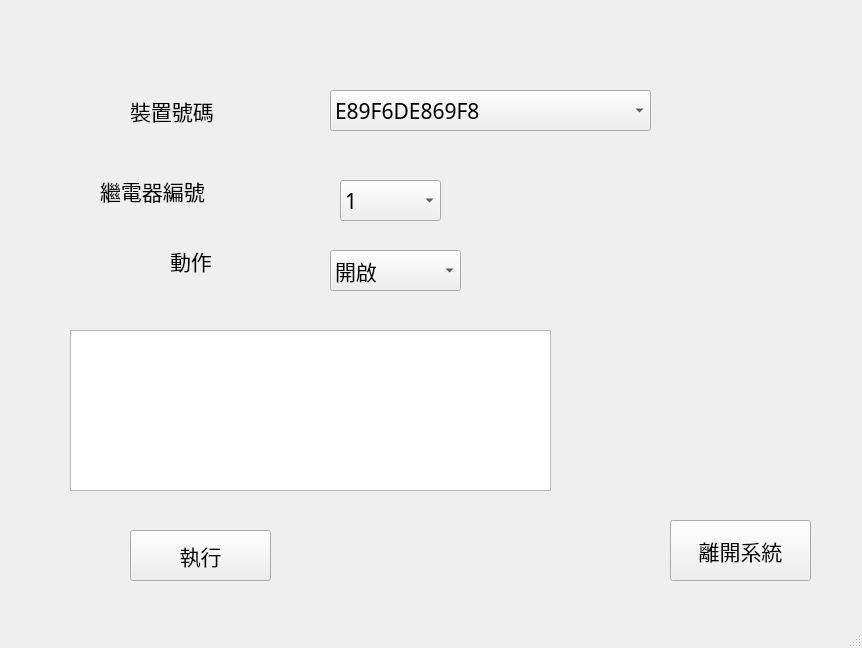
<?xml version="1.0" encoding="UTF-8"?>
<ui version="4.0">
 <class>MainWindow</class>
 <widget class="QMainWindow" name="MainWindow">
  <property name="geometry">
   <rect>
    <x>0</x>
    <y>0</y>
    <width>862</width>
    <height>648</height>
   </rect>
  </property>
  <property name="windowTitle">
   <string>透過MQTT Broker伺服器控制繼電器開啟欲關閉</string>
  </property>
  <widget class="QWidget" name="centralwidget">
   <widget class="QLabel" name="label">
    <property name="geometry">
     <rect>
      <x>130</x>
      <y>90</y>
      <width>141</width>
      <height>41</height>
     </rect>
    </property>
    <property name="font">
     <font>
      <family>細明體</family>
      <pointsize>16</pointsize>
     </font>
    </property>
    <property name="text">
     <string>裝置號碼</string>
    </property>
   </widget>
   <widget class="QLabel" name="label_2">
    <property name="geometry">
     <rect>
      <x>100</x>
      <y>170</y>
      <width>141</width>
      <height>41</height>
     </rect>
    </property>
    <property name="font">
     <font>
      <family>細明體</family>
      <pointsize>16</pointsize>
     </font>
    </property>
    <property name="text">
     <string>繼電器編號</string>
    </property>
   </widget>
   <widget class="QLabel" name="label_3">
    <property name="geometry">
     <rect>
      <x>170</x>
      <y>240</y>
      <width>51</width>
      <height>41</height>
     </rect>
    </property>
    <property name="font">
     <font>
      <family>細明體</family>
      <pointsize>16</pointsize>
     </font>
    </property>
    <property name="text">
     <string>動作</string>
    </property>
   </widget>
   <widget class="QComboBox" name="macnum">
    <property name="geometry">
     <rect>
      <x>330</x>
      <y>90</y>
      <width>321</width>
      <height>41</height>
     </rect>
    </property>
    <property name="font">
     <font>
      <family>細明體</family>
      <pointsize>16</pointsize>
     </font>
    </property>
    <item>
     <property name="text">
      <string>E89F6DE869F8</string>
     </property>
    </item>
    <item>
     <property name="text">
      <string>E89F6DE869F9</string>
     </property>
    </item>
    <item>
     <property name="text">
      <string>E89F6DE869FA</string>
     </property>
    </item>
   </widget>
   <widget class="QComboBox" name="relaynum">
    <property name="geometry">
     <rect>
      <x>340</x>
      <y>180</y>
      <width>101</width>
      <height>41</height>
     </rect>
    </property>
    <property name="font">
     <font>
      <family>細明體</family>
      <pointsize>16</pointsize>
     </font>
    </property>
    <item>
     <property name="text">
      <string>1</string>
     </property>
    </item>
    <item>
     <property name="text">
      <string>2</string>
     </property>
    </item>
    <item>
     <property name="text">
      <string>3</string>
     </property>
    </item>
    <item>
     <property name="text">
      <string>4</string>
     </property>
    </item>
   </widget>
   <widget class="QComboBox" name="relayop">
    <property name="geometry">
     <rect>
      <x>330</x>
      <y>250</y>
      <width>131</width>
      <height>41</height>
     </rect>
    </property>
    <property name="font">
     <font>
      <family>細明體</family>
      <pointsize>16</pointsize>
     </font>
    </property>
    <item>
     <property name="text">
      <string>開啟</string>
     </property>
    </item>
    <item>
     <property name="text">
      <string>關閉</string>
     </property>
    </item>
   </widget>
   <widget class="QTextEdit" name="out">
    <property name="geometry">
     <rect>
      <x>70</x>
      <y>330</y>
      <width>481</width>
      <height>161</height>
     </rect>
    </property>
    <property name="font">
     <font>
      <family>細明體</family>
      <pointsize>16</pointsize>
     </font>
    </property>
   </widget>
   <widget class="QPushButton" name="cmd1">
    <property name="geometry">
     <rect>
      <x>130</x>
      <y>530</y>
      <width>141</width>
      <height>51</height>
     </rect>
    </property>
    <property name="font">
     <font>
      <family>細明體</family>
      <pointsize>16</pointsize>
     </font>
    </property>
    <property name="text">
     <string>執行</string>
    </property>
   </widget>
   <widget class="QPushButton" name="sysexit">
    <property name="geometry">
     <rect>
      <x>670</x>
      <y>520</y>
      <width>141</width>
      <height>61</height>
     </rect>
    </property>
    <property name="font">
     <font>
      <family>細明體</family>
      <pointsize>16</pointsize>
     </font>
    </property>
    <property name="text">
     <string>離開系統</string>
    </property>
   </widget>
  </widget>
  <widget class="QMenuBar" name="menubar">
   <property name="geometry">
    <rect>
     <x>0</x>
     <y>0</y>
     <width>862</width>
     <height>25</height>
    </rect>
   </property>
  </widget>
  <widget class="QStatusBar" name="statusbar"/>
 </widget>
 <resources/>
 <connections/>
</ui>
